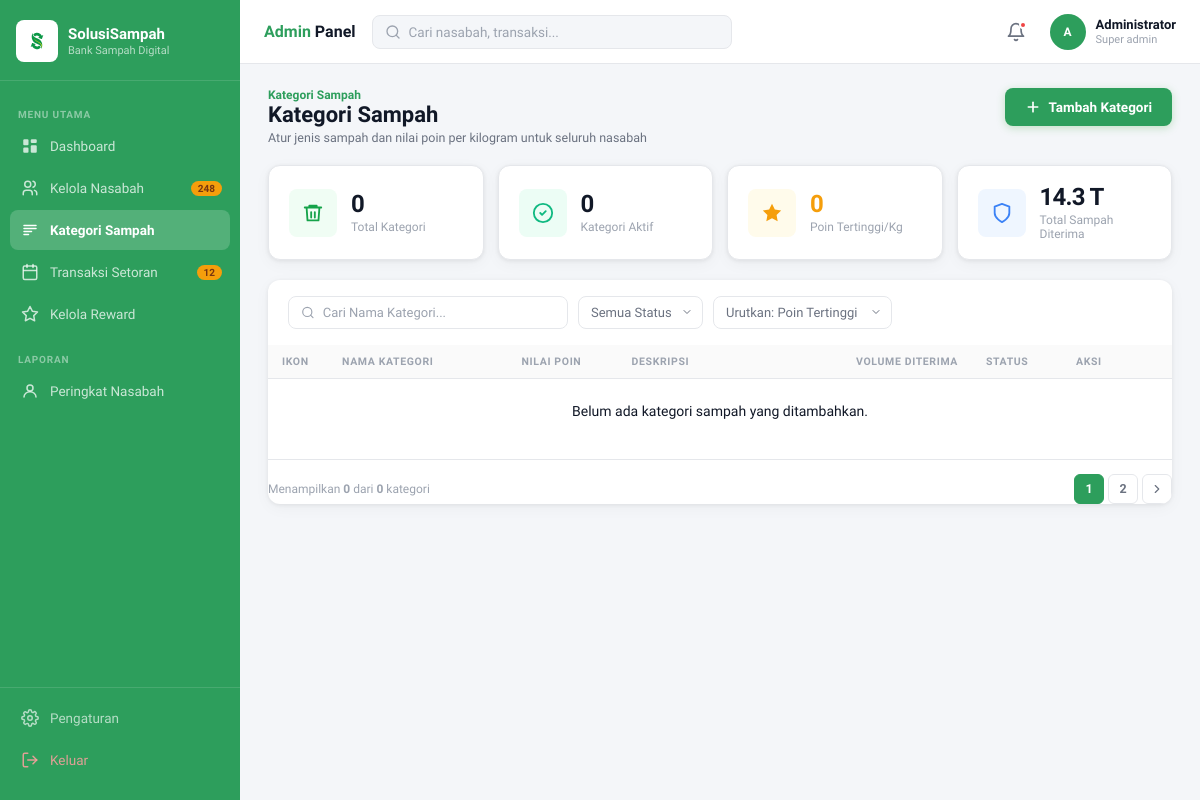
Before: /admin/kategori_sampah.php (signed in) with the older database file.
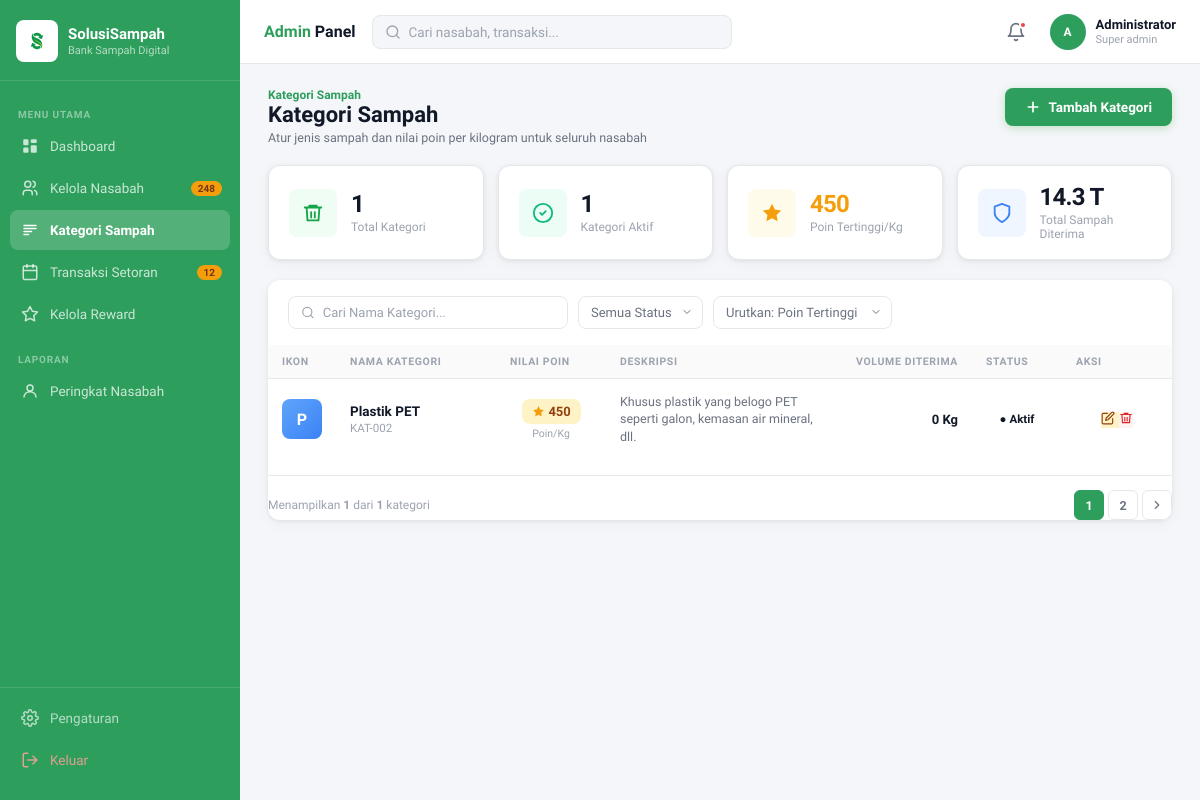
After: the same page with the newer database file.
### tables this page shows
CREATE TABLE `kategori_sampah` (
  `id_kategori` int(11) NOT NULL,
  `nama_sampah` varchar(50) NOT NULL,
  `poin_per_kg` int(11) NOT NULL,
  `deskripsi` text DEFAULT NULL
);

### admin/kategori_sampah.php (the view, shortened to what the changed rows need)
<?php
include '../includes/config.php';
$total_kategori = 0;
$poin_tertinggi = 0;
$q_stats = mysqli_query($conn, "SELECT COUNT(*) as total, MAX(poin_per_kg) as max_poin FROM kategori_sampah");
if ($row_stats = mysqli_fetch_assoc($q_stats)) {
    $total_kategori = $row_stats['total'] ?? 0;
    $poin_tertinggi = $row_stats['max_poin'] ?? 0;
}
$query = "SELECT * FROM kategori_sampah ORDER BY id_kategori DESC";
$result = mysqli_query($conn, $query);
$total_data = mysqli_num_rows($result);
?>
<!DOCTYPE html>
<html lang="id">
<head>
    <link rel="stylesheet" href="../css/dashboard_admin.css">
    <link rel="stylesheet" href="../css/kategori_sampah.css">
</head>
<body>
<div class="app-wrapper">
    <?php $active_page = 'kategori'; include '../includes/sidebar_admin.php'; ?>
    <div class="main-content">
        <div class="page-content">
            <div class="ks-title-row">
                <div>
                    <h1 class="page-title">Kategori Sampah</h1>
                </div>
            </div>
            <div class="ks-summary-row">
                <div class="ks-summary-card">
                    <div>
                        <p class="ks-summary-value"><?php echo $total_kategori; ?></p>
                        <p class="ks-summary-label">Total Kategori</p>
                    </div>
                </div>
                <div class="ks-summary-card">
                    <div>
                        <p class="ks-summary-value"><?php echo $total_kategori; ?></p>
                        <p class="ks-summary-label">Kategori Aktif</p>
                    </div>
                </div>
                <div class="ks-summary-card">
                    <div>
                        <p class="ks-summary-value ks-val-gold"><?php echo number_format($poin_tertinggi, 0, ',', '.'); ?></p>
                        <p class="ks-summary-label">Poin Tertinggi/Kg</p>
                    </div>
                </div>
            </div>
            <div class="ks-table-panel">
                <div class="table-wrapper">
                    <table class="data-table ks-table">
                        <thead>
                            <tr>
                                <th class="ks-th-ikon">IKON</th>
                                <th class="ks-th-nama">NAMA KATEGORI</th>
                                <th class="ks-th-poin">NILAI POIN</th>
                                <th class="ks-th-desc">DESKRIPSI</th>
                                <th class="ks-th-vol">VOLUME DITERIMA</th>
                                <th class="ks-th-status">STATUS</th>
                                <th class="ks-th-aksi">AKSI</th>
                            </tr>
                        </thead>
                        <tbody>
                            <?php if ($total_data > 0): ?>
                                <?php
                                    $colors = ['blue', 'yellow', 'gray', 'teal', 'purple'];
                                    $i = 0;
                                    while ($row = mysqli_fetch_assoc($result)):
                                        $color = $colors[$i % count($colors)];
                                        $i++;
                                ?>
                                <tr>
                                    <td class="ks-td-ikon">
                                        <div class="ks-ikon-wrap <?php echo $color; ?>">
                                            <span style="color: white; font-weight: bold; font-size: 16px;">
                                                <?php echo strtoupper(substr($row['nama_sampah'], 0, 1)); ?>
                                            </span>
                                        </div>
                                    </td>
                                    <td>
                                        <p class="ks-nama"><?php echo htmlspecialchars($row['nama_sampah']); ?></p>
                                        <p class="ks-kode">KAT-<?php echo str_pad($row['id_kategori'], 3, '0', STR_PAD_LEFT); ?></p>
                                    </td>
                                    <td class="ks-td-poin">
                                        <span class="ks-poin-badge">
                                            <svg width="13" height="13" viewBox="0 0 24 24" fill="#F59E0B"><path d="M12 2l3.09 6.26L22 9.27l-5 4.87 1.18 6.88L12 17.77l-6.18 3.25L7 14.14 2 9.27l6.91-1.01L12 2z"/></svg>
                                            <?php echo number_format($row['poin_per_kg'], 0, ',', '.'); ?>
                                        </span>
                                        <span class="ks-poin-unit">Poin/Kg</span>
                                    </td>
                                    <td class="ks-td-desc" style="max-width: 250px; white-space: normal; line-height: 1.4;">
                                        <?php echo !empty($row['deskripsi']) ? htmlspecialchars($row['deskripsi']) : '-'; ?>
                                    </td>
                                    <td class="ks-td-vol">
                                        0 Kg
                                    </td>
                                    <td class="ks-td-status">
                                        <span class="status-badge aktif">● Aktif</span>
                                    </td>
                                    <td class="ks-td-aksi">
                                        <div class="aksi-cell">
                                            <a href="crud_kategori_sampah.php?id=<?php echo $row['id_kategori']; ?>" class="btn-aksi btn-edit" title="Edit">
                                            </a>
                                            <a href="kategori_sampah.php?action=delete&id=<?php echo $row['id_kategori']; ?>" class="btn-aksi btn-delete" title="Hapus" onclick="return confirm('Anda yakin ingin menghapus kategori <?php echo htmlspecialchars($row['nama_sampah']); ?>?');">
                                            </a>
                                        </div>
                                    </td>
                                </tr>
                                <?php endwhile; ?>
                            <?php else: ?>
                                <tr>
                                    <td colspan="7" style="text-align: center; padding: 24px;">Belum ada kategori sampah yang ditambahkan.</td>
                                </tr>
                            <?php endif; ?>
                        </tbody>
                    </table>
                </div>
                <div class="table-footer">
                    <span class="table-info">
                        Menampilkan <strong><?php echo $total_data; ?></strong> dari <strong><?php echo $total_data; ?></strong> kategori
                    </span>
                </div>
            </div>
        </div>
    </div>
</div>
</body>
</html>

Changed rows visible on the page:
added kategori_sampah: nama_sampah "P", nama_sampah "Plastik PET", id_kategori "002", poin_per_kg "450", deskripsi "Khusus plastik yang belogo PET seperti galon, kemasan air mineral, dll."
Other visible differences:
$total_kategori: "0" → "1"
$poin_tertinggi: "0" → "450"
$total_data: "0" → "1"
text no longer shown: "Belum ada kategori sampah yang ditambahkan."
